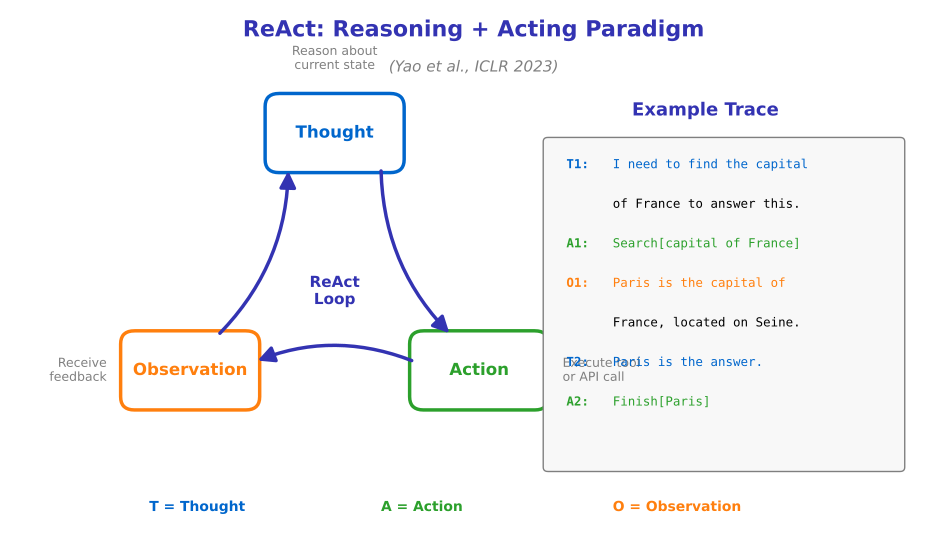

Source code (Python):
"""
ReAct Paradigm Cycle Visualization
Week 1 - Introduction to Agentic AI
Visualizes the Thought -> Action -> Observation loop (Yao et al., 2023)
"""

from pathlib import Path

import matplotlib.patches as mpatches
import matplotlib.pyplot as plt
import numpy as np
from matplotlib.patches import Arc, Circle, FancyArrowPatch, FancyBboxPatch

# Chart settings for Beamer slides (scaled for 70% display)
plt.rcParams.update(
    {
        "font.size": 24,
        "axes.labelsize": 24,
        "axes.titlesize": 26,
        "xtick.labelsize": 22,
        "ytick.labelsize": 22,
        "legend.fontsize": 22,
        "figure.figsize": (10, 6),
        "figure.dpi": 150,
        "font.family": "sans-serif",
    }
)

# ML Course color palette
MLPURPLE = "#3333B2"
MLLAVENDER = "#ADADE0"
MLBLUE = "#0066CC"
MLORANGE = "#FF7F0E"
MLGREEN = "#2CA02C"
MLRED = "#D62728"
MLGRAY = "#7F7F7F"

fig, ax = plt.subplots(figsize=(10, 6))
ax.set_xlim(0, 10)
ax.set_ylim(0, 6)
ax.axis("off")

# Title
ax.text(
    5,
    5.7,
    "ReAct: Reasoning + Acting Paradigm",
    fontsize=16,
    fontweight="bold",
    ha="center",
    color=MLPURPLE,
)
ax.text(5, 5.3, "(Yao et al., ICLR 2023)", fontsize=11, ha="center", color=MLGRAY, style="italic")

# ========== ReAct Cycle (circular layout) ==========
center_x, center_y = 3.5, 2.8
radius = 1.8

# Calculate positions for 3 nodes (Thought, Action, Observation)
angles = [90, 330, 210]  # degrees
positions = {}
labels = ["Thought", "Action", "Observation"]
colors = [MLBLUE, MLGREEN, MLORANGE]
descriptions = ["Reason about\ncurrent state", "Execute tool\nor API call", "Receive\nfeedback"]

for i, (label, angle, color, desc) in enumerate(zip(labels, angles, colors, descriptions)):
    rad = np.radians(angle)
    x = center_x + radius * np.cos(rad)
    y = center_y + radius * np.sin(rad)
    positions[label] = (x, y)

    # Draw node
    node = FancyBboxPatch(
        (x - 0.7, y - 0.4),
        1.4,
        0.8,
        boxstyle="round,pad=0.05,rounding_size=0.15",
        facecolor="white",
        edgecolor=color,
        linewidth=2.5,
    )
    ax.add_patch(node)
    ax.text(x, y, label, fontsize=12, ha="center", va="center", fontweight="bold", color=color)

    # Add description below/beside each node
    if label == "Thought":
        ax.text(x, y + 0.7, desc, fontsize=9, ha="center", va="bottom", color=MLGRAY)
    elif label == "Action":
        ax.text(x + 0.9, y, desc, fontsize=9, ha="left", va="center", color=MLGRAY)
    else:  # Observation
        ax.text(x - 0.9, y, desc, fontsize=9, ha="right", va="center", color=MLGRAY)


# Draw arrows between nodes (curved)
def draw_curved_arrow(start, end, color, rad=0.3):
    ax.annotate(
        "",
        xy=end,
        xytext=start,
        arrowprops=dict(arrowstyle="-|>", color=color, lw=2.5, connectionstyle=f"arc3,rad={rad}"),
    )


# Thought -> Action
draw_curved_arrow(
    (positions["Thought"][0] + 0.5, positions["Thought"][1] - 0.4),
    (positions["Action"][0] - 0.3, positions["Action"][1] + 0.4),
    MLPURPLE,
    0.2,
)

# Action -> Observation
draw_curved_arrow(
    (positions["Action"][0] - 0.7, positions["Action"][1] + 0.1),
    (positions["Observation"][0] + 0.7, positions["Observation"][1] + 0.1),
    MLPURPLE,
    0.2,
)

# Observation -> Thought
draw_curved_arrow(
    (positions["Observation"][0] + 0.3, positions["Observation"][1] + 0.4),
    (positions["Thought"][0] - 0.5, positions["Thought"][1] - 0.4),
    MLPURPLE,
    0.2,
)

# Center label
ax.text(
    center_x,
    center_y,
    "ReAct\nLoop",
    fontsize=11,
    ha="center",
    va="center",
    color=MLPURPLE,
    fontweight="bold",
)

# ========== Right side: Example trace ==========
example_x = 7.5
ax.text(
    example_x, 4.8, "Example Trace", fontsize=13, fontweight="bold", ha="center", color=MLPURPLE
)

# Trace box
trace_box = FancyBboxPatch(
    (5.8, 0.8),
    3.8,
    3.7,
    boxstyle="round,pad=0.05",
    facecolor="#F8F8F8",
    edgecolor=MLGRAY,
    linewidth=1,
)
ax.add_patch(trace_box)

# Example trace content
trace_items = [
    ("T1:", "I need to find the capital", MLBLUE),
    ("", "of France to answer this.", MLBLUE),
    ("A1:", "Search[capital of France]", MLGREEN),
    ("O1:", "Paris is the capital of", MLORANGE),
    ("", "France, located on Seine.", MLORANGE),
    ("T2:", "Paris is the answer.", MLBLUE),
    ("A2:", "Finish[Paris]", MLGREEN),
]

y_pos = 4.2
for prefix, text, color in trace_items:
    if prefix:
        ax.text(6.0, y_pos, prefix, fontsize=9, fontweight="bold", color=color, family="monospace")
    ax.text(
        6.5, y_pos, text, fontsize=9, color="black" if not prefix else color, family="monospace"
    )
    y_pos -= 0.45

# Legend at bottom
legend_y = 0.3
ax.text(1.5, legend_y, "T = Thought", fontsize=10, color=MLBLUE, fontweight="bold")
ax.text(4.0, legend_y, "A = Action", fontsize=10, color=MLGREEN, fontweight="bold")
ax.text(6.5, legend_y, "O = Observation", fontsize=10, color=MLORANGE, fontweight="bold")

plt.tight_layout()
plt.savefig(
    Path(__file__).parent / "react_paradigm.pdf",
    dpi=300,
    bbox_inches="tight",
    facecolor="white",
    edgecolor="none",
)
plt.close()

print(f"Chart saved to {Path(__file__).parent / 'react_paradigm.pdf'}")
